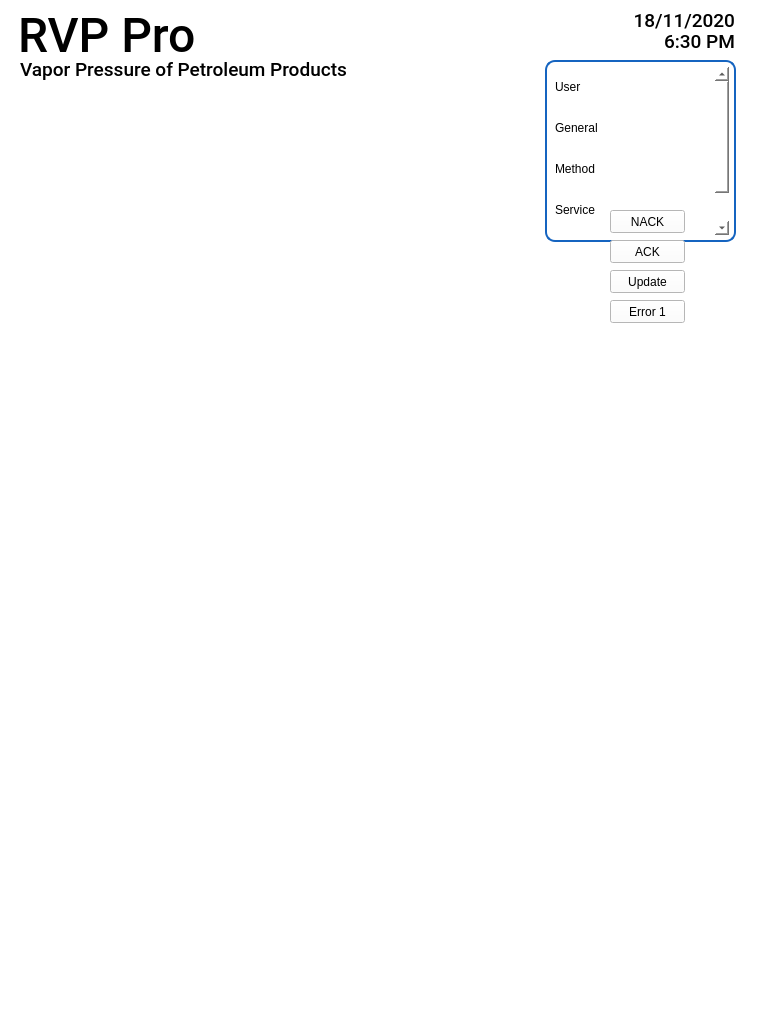
<?xml version="1.0" encoding="UTF-8"?>
<ui version="4.0">
 <class>MainWindow</class>
 <widget class="QMainWindow" name="MainWindow">
  <property name="geometry">
   <rect>
    <x>0</x>
    <y>0</y>
    <width>768</width>
    <height>1024</height>
   </rect>
  </property>
  <property name="windowTitle">
   <string>MainWindow</string>
  </property>
  <property name="styleSheet">
   <string notr="true">background-color: rgb(255, 255, 255);</string>
  </property>
  <widget class="QWidget" name="centralWidget">
   <widget class="sMenuBar" name="wMenuBar" native="true">
    <property name="geometry">
     <rect>
      <x>20</x>
      <y>120</y>
      <width>120</width>
      <height>41</height>
     </rect>
    </property>
   </widget>
   <widget class="QFrame" name="fTitle">
    <property name="geometry">
     <rect>
      <x>0</x>
      <y>0</y>
      <width>768</width>
      <height>92</height>
     </rect>
    </property>
    <property name="styleSheet">
     <string notr="true"/>
    </property>
    <property name="frameShape">
     <enum>QFrame::NoFrame</enum>
    </property>
    <property name="frameShadow">
     <enum>QFrame::Plain</enum>
    </property>
    <widget class="QLabel" name="label">
     <property name="geometry">
      <rect>
       <x>18</x>
       <y>10</y>
       <width>211</width>
       <height>51</height>
      </rect>
     </property>
     <property name="font">
      <font>
       <family>Roboto Medium</family>
       <pointsize>36</pointsize>
       <weight>9</weight>
       <italic>false</italic>
       <bold>false</bold>
      </font>
     </property>
     <property name="styleSheet">
      <string notr="true">font: 75 36pt &quot;Roboto Medium&quot;;</string>
     </property>
     <property name="text">
      <string>RVP Pro</string>
     </property>
    </widget>
    <widget class="QLabel" name="label_2">
     <property name="geometry">
      <rect>
       <x>20</x>
       <y>59</y>
       <width>351</width>
       <height>21</height>
      </rect>
     </property>
     <property name="font">
      <font>
       <family>Roboto Medium</family>
       <pointsize>14</pointsize>
       <weight>9</weight>
       <italic>false</italic>
       <bold>false</bold>
      </font>
     </property>
     <property name="styleSheet">
      <string notr="true">font: 75 14pt &quot;Roboto Medium&quot;;</string>
     </property>
     <property name="text">
      <string>Vapor Pressure of Petroleum Products</string>
     </property>
    </widget>
    <widget class="QLabel" name="lblDate">
     <property name="geometry">
      <rect>
       <x>615</x>
       <y>10</y>
       <width>120</width>
       <height>20</height>
      </rect>
     </property>
     <property name="font">
      <font>
       <family>Roboto Medium</family>
       <pointsize>14</pointsize>
       <weight>9</weight>
       <italic>false</italic>
       <bold>false</bold>
      </font>
     </property>
     <property name="styleSheet">
      <string notr="true">font: 75 14pt &quot;Roboto Medium&quot;;</string>
     </property>
     <property name="text">
      <string>18/11/2020</string>
     </property>
     <property name="alignment">
      <set>Qt::AlignRight|Qt::AlignTrailing|Qt::AlignVCenter</set>
     </property>
    </widget>
    <widget class="QLabel" name="lblTime">
     <property name="geometry">
      <rect>
       <x>615</x>
       <y>30</y>
       <width>120</width>
       <height>22</height>
      </rect>
     </property>
     <property name="font">
      <font>
       <family>Roboto Medium</family>
       <pointsize>14</pointsize>
       <weight>9</weight>
       <italic>false</italic>
       <bold>false</bold>
      </font>
     </property>
     <property name="styleSheet">
      <string notr="true">font: 75 14pt &quot;Roboto Medium&quot;;</string>
     </property>
     <property name="text">
      <string>6:30 PM</string>
     </property>
     <property name="alignment">
      <set>Qt::AlignRight|Qt::AlignTrailing|Qt::AlignVCenter</set>
     </property>
    </widget>
   </widget>
   <widget class="sMeasuring" name="wMeasuring1" native="true">
    <property name="geometry">
     <rect>
      <x>10</x>
      <y>190</y>
      <width>120</width>
      <height>41</height>
     </rect>
    </property>
   </widget>
   <widget class="sMeasuring2" name="wMeasuring2" native="true">
    <property name="geometry">
     <rect>
      <x>20</x>
      <y>250</y>
      <width>120</width>
      <height>41</height>
     </rect>
    </property>
   </widget>
   <widget class="sMemory" name="wMemory" native="true">
    <property name="geometry">
     <rect>
      <x>20</x>
      <y>300</y>
      <width>120</width>
      <height>41</height>
     </rect>
    </property>
   </widget>
   <widget class="sCleaning" name="wCleaning" native="true">
    <property name="geometry">
     <rect>
      <x>20</x>
      <y>350</y>
      <width>120</width>
      <height>41</height>
     </rect>
    </property>
   </widget>
   <widget class="sGeneralSetup" name="wGeneralSetup" native="true">
    <property name="geometry">
     <rect>
      <x>190</x>
      <y>220</y>
      <width>120</width>
      <height>41</height>
     </rect>
    </property>
   </widget>
   <widget class="sMethodSetup" name="wMethodSetup" native="true">
    <property name="geometry">
     <rect>
      <x>190</x>
      <y>270</y>
      <width>120</width>
      <height>41</height>
     </rect>
    </property>
   </widget>
   <widget class="sService" name="wServiceSetup" native="true">
    <property name="geometry">
     <rect>
      <x>190</x>
      <y>330</y>
      <width>120</width>
      <height>41</height>
     </rect>
    </property>
   </widget>
   <widget class="sCalibration" name="wCalibrationSetup" native="true">
    <property name="geometry">
     <rect>
      <x>190</x>
      <y>390</y>
      <width>120</width>
      <height>41</height>
     </rect>
    </property>
   </widget>
   <widget class="QListWidget" name="listSetupMenu">
    <property name="geometry">
     <rect>
      <x>545</x>
      <y>60</y>
      <width>191</width>
      <height>182</height>
     </rect>
    </property>
    <property name="focusPolicy">
     <enum>Qt::ClickFocus</enum>
    </property>
    <property name="styleSheet">
     <string notr="true">QListWidget {
   border: 2px solid rgb(21, 100, 192);
   border-radius: 10px;
   background-color: rgb(255, 255, 255);
   color: rgb(0, 0, 0);
   font: 75 18pt &quot;Roboto Medium&quot;;
   padding: 5px 5px 5px 5px;
}

QListWidget QAbstractItemView {
   border: 2px solid darkgray;
   font: 75 16pt &quot;Roboto Medium&quot;;
   border-radius: 10px;
   background-color: rgb(255, 255, 255);
}
QListWidget::item {
 height:41px;
}

QListWidget::item::selected {
   background-color:  rgb(21, 100, 192);
   color:  rgb(255, 255, 255);
}

QListWidget::item::hover {
   background-color:  rgb(21, 100, 192);
   color:  rgb(255, 255, 255);
}</string>
    </property>
    <item>
     <property name="text">
      <string>User</string>
     </property>
    </item>
    <item>
     <property name="text">
      <string>General</string>
     </property>
    </item>
    <item>
     <property name="text">
      <string>Method</string>
     </property>
    </item>
    <item>
     <property name="text">
      <string>Service</string>
     </property>
    </item>
    <item>
     <property name="text">
      <string>Calibration</string>
     </property>
    </item>
   </widget>
   <widget class="sUserSetup" name="wUserSetup" native="true">
    <property name="geometry">
     <rect>
      <x>20</x>
      <y>410</y>
      <width>120</width>
      <height>41</height>
     </rect>
    </property>
   </widget>
   <widget class="sCheckPass" name="wCheckPass" native="true">
    <property name="geometry">
     <rect>
      <x>190</x>
      <y>440</y>
      <width>120</width>
      <height>41</height>
     </rect>
    </property>
   </widget>
   <widget class="sKeypad" name="wKeypad" native="true">
    <property name="geometry">
     <rect>
      <x>190</x>
      <y>500</y>
      <width>120</width>
      <height>41</height>
     </rect>
    </property>
   </widget>
   <widget class="sFileSelect" name="wFileSelect" native="true">
    <property name="geometry">
     <rect>
      <x>190</x>
      <y>560</y>
      <width>120</width>
      <height>41</height>
     </rect>
    </property>
   </widget>
   <widget class="sCheckPass" name="wError" native="true">
    <property name="geometry">
     <rect>
      <x>20</x>
      <y>470</y>
      <width>120</width>
      <height>41</height>
     </rect>
    </property>
   </widget>
   <widget class="QPushButton" name="pushButton_2">
    <property name="geometry">
     <rect>
      <x>610</x>
      <y>240</y>
      <width>75</width>
      <height>23</height>
     </rect>
    </property>
    <property name="text">
     <string>ACK</string>
    </property>
   </widget>
   <widget class="QPushButton" name="pushButton">
    <property name="geometry">
     <rect>
      <x>610</x>
      <y>210</y>
      <width>75</width>
      <height>23</height>
     </rect>
    </property>
    <property name="text">
     <string>NACK</string>
    </property>
   </widget>
   <widget class="QPushButton" name="pushButton_3">
    <property name="geometry">
     <rect>
      <x>610</x>
      <y>270</y>
      <width>75</width>
      <height>23</height>
     </rect>
    </property>
    <property name="text">
     <string>Update</string>
    </property>
   </widget>
   <widget class="QPushButton" name="pushButton_4">
    <property name="geometry">
     <rect>
      <x>610</x>
      <y>300</y>
      <width>75</width>
      <height>23</height>
     </rect>
    </property>
    <property name="text">
     <string>Error 1</string>
    </property>
   </widget>
   <zorder>wMenuBar</zorder>
   <zorder>fTitle</zorder>
   <zorder>wMeasuring1</zorder>
   <zorder>wMeasuring2</zorder>
   <zorder>wMemory</zorder>
   <zorder>wGeneralSetup</zorder>
   <zorder>wMethodSetup</zorder>
   <zorder>wServiceSetup</zorder>
   <zorder>wCalibrationSetup</zorder>
   <zorder>wCleaning</zorder>
   <zorder>wUserSetup</zorder>
   <zorder>listSetupMenu</zorder>
   <zorder>wCheckPass</zorder>
   <zorder>wKeypad</zorder>
   <zorder>wFileSelect</zorder>
   <zorder>wError</zorder>
   <zorder>pushButton_2</zorder>
   <zorder>pushButton</zorder>
   <zorder>pushButton_3</zorder>
   <zorder>pushButton_4</zorder>
  </widget>
 </widget>
 <layoutdefault spacing="6" margin="11"/>
 <customwidgets>
  <customwidget>
   <class>sMeasuring2</class>
   <extends>QWidget</extends>
   <header location="global">smeasuring2.h</header>
   <container>1</container>
  </customwidget>
  <customwidget>
   <class>sKeypad</class>
   <extends>QWidget</extends>
   <header location="global">skeypad.h</header>
   <container>1</container>
  </customwidget>
  <customwidget>
   <class>sMenuBar</class>
   <extends>QWidget</extends>
   <header location="global">smenubar.h</header>
   <container>1</container>
  </customwidget>
  <customwidget>
   <class>sMemory</class>
   <extends>QWidget</extends>
   <header location="global">smemory.h</header>
   <container>1</container>
  </customwidget>
  <customwidget>
   <class>sGeneralSetup</class>
   <extends>QWidget</extends>
   <header location="global">sgeneralsetup.h</header>
   <container>1</container>
  </customwidget>
  <customwidget>
   <class>sMethodSetup</class>
   <extends>QWidget</extends>
   <header location="global">smethodsetup.h</header>
   <container>1</container>
  </customwidget>
  <customwidget>
   <class>sService</class>
   <extends>QWidget</extends>
   <header location="global">sservice.h</header>
   <container>1</container>
  </customwidget>
  <customwidget>
   <class>sCalibration</class>
   <extends>QWidget</extends>
   <header location="global">scalibration.h</header>
   <container>1</container>
  </customwidget>
  <customwidget>
   <class>sCleaning</class>
   <extends>QWidget</extends>
   <header location="global">scleaning.h</header>
   <container>1</container>
  </customwidget>
  <customwidget>
   <class>sMeasuring</class>
   <extends>QWidget</extends>
   <header location="global">smeasuring.h</header>
   <container>1</container>
  </customwidget>
  <customwidget>
   <class>sUserSetup</class>
   <extends>QWidget</extends>
   <header location="global">susersetup.h</header>
   <container>1</container>
  </customwidget>
  <customwidget>
   <class>sCheckPass</class>
   <extends>QWidget</extends>
   <header location="global">scheckpass.h</header>
   <container>1</container>
  </customwidget>
  <customwidget>
   <class>sFileSelect</class>
   <extends>QWidget</extends>
   <header location="global">sfileselect.h</header>
   <container>1</container>
  </customwidget>
 </customwidgets>
 <resources/>
 <connections/>
</ui>
